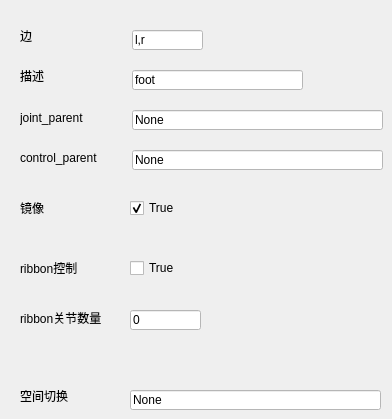
   <widget class="QWidget" name="foot_rig_property_widget">
    <widget class="QCheckBox" name="foot_rig_mirror_checkBox">
     <property name="geometry">
      <rect>
       <x>130</x>
       <y>200</y>
       <width>71</width>
       <height>16</height>
      </rect>
     </property>
     <property name="text">
      <string>True</string>
     </property>
     <property name="checked">
      <bool>true</bool>
     </property>
    </widget>
    <widget class="QLineEdit" name="foot_rig_side_lineEdit">
     <property name="geometry">
      <rect>
       <x>132</x>
       <y>30</y>
       <width>71</width>
       <height>20</height>
      </rect>
     </property>
     <property name="styleSheet">
      <string notr="true">background-color: rgb(255, 255, 255);
color: rgb(0, 0, 0);</string>
     </property>
     <property name="text">
      <string>l,r</string>
     </property>
    </widget>
    <widget class="QLabel" name="foot_rig_control_parent_lebel">
     <property name="geometry">
      <rect>
       <x>20</x>
       <y>150</y>
       <width>91</width>
       <height>16</height>
      </rect>
     </property>
     <property name="text">
      <string>control_parent</string>
     </property>
    </widget>
    <widget class="QLineEdit" name="foot_rig_spceSwitch_lineEdit">
     <property name="geometry">
      <rect>
       <x>130</x>
       <y>390</y>
       <width>251</width>
       <height>20</height>
      </rect>
     </property>
     <property name="styleSheet">
      <string notr="true">background-color: rgb(255, 255, 255);
color: rgb(0, 0, 0);</string>
     </property>
     <property name="text">
      <string>None</string>
     </property>
    </widget>
    <widget class="QLabel" name="foot_rig_ribbonCtrl_label">
     <property name="geometry">
      <rect>
       <x>20</x>
       <y>260</y>
       <width>71</width>
       <height>16</height>
      </rect>
     </property>
     <property name="styleSheet">
      <string notr="true"/>
     </property>
     <property name="text">
      <string>ribbon控制</string>
     </property>
    </widget>
    <widget class="QLabel" name="foot_rig_ribbonJntNumbers_label">
     <property name="geometry">
      <rect>
       <x>20</x>
       <y>310</y>
       <width>91</width>
       <height>16</height>
      </rect>
     </property>
     <property name="styleSheet">
      <string notr="true"/>
     </property>
     <property name="text">
      <string>ribbon关节数量</string>
     </property>
    </widget>
    <widget class="QLabel" name="foot_rig_mirror_label">
     <property name="geometry">
      <rect>
       <x>20</x>
       <y>200</y>
       <width>24</width>
       <height>16</height>
      </rect>
     </property>
     <property name="styleSheet">
      <string notr="true"/>
     </property>
     <property name="text">
      <string>镜像</string>
     </property>
    </widget>
    <widget class="QCheckBox" name="foot_rig_ribbonCtrl_checkBox">
     <property name="geometry">
      <rect>
       <x>130</x>
       <y>260</y>
       <width>71</width>
       <height>16</height>
      </rect>
     </property>
     <property name="text">
      <string>True</string>
     </property>
    </widget>
    <widget class="QLineEdit" name="foot_rig_control_parent_lineEdit">
     <property name="geometry">
      <rect>
       <x>132</x>
       <y>150</y>
       <width>251</width>
       <height>20</height>
      </rect>
     </property>
     <property name="styleSheet">
      <string notr="true">background-color: rgb(255, 255, 255);
color: rgb(0, 0, 0);</string>
     </property>
     <property name="text">
      <string>None</string>
     </property>
    </widget>
    <widget class="QLineEdit" name="foot_rig_ribbonJntNumbers_lineEdit">
     <property name="geometry">
      <rect>
       <x>130</x>
       <y>310</y>
       <width>71</width>
       <height>20</height>
      </rect>
     </property>
     <property name="styleSheet">
      <string notr="true">background-color: rgb(255, 255, 255);
color: rgb(0, 0, 0);</string>
     </property>
     <property name="text">
      <string>0</string>
     </property>
    </widget>
    <widget class="QLabel" name="foot_rig_side_label">
     <property name="geometry">
      <rect>
       <x>20</x>
       <y>30</y>
       <width>54</width>
       <height>12</height>
      </rect>
     </property>
     <property name="text">
      <string>边</string>
     </property>
    </widget>
    <widget class="QLineEdit" name="foot_rig_describe_lineEdit">
     <property name="geometry">
      <rect>
       <x>132</x>
       <y>70</y>
       <width>171</width>
       <height>20</height>
      </rect>
     </property>
     <property name="styleSheet">
      <string notr="true">background-color: rgb(255, 255, 255);
color: rgb(0, 0, 0);</string>
     </property>
     <property name="text">
      <string>foot</string>
     </property>
    </widget>
    <widget class="QLabel" name="foot_rig_describe_label">
     <property name="geometry">
      <rect>
       <x>20</x>
       <y>70</y>
       <width>54</width>
       <height>12</height>
      </rect>
     </property>
     <property name="text">
      <string>描述</string>
     </property>
    </widget>
    <widget class="QLabel" name="foot_rig_joint_parent_label">
     <property name="geometry">
      <rect>
       <x>20</x>
       <y>110</y>
       <width>81</width>
       <height>16</height>
      </rect>
     </property>
     <property name="text">
      <string>joint_parent</string>
     </property>
    </widget>
    <widget class="QLineEdit" name="foot_rig_joint_parent_lineEdit">
     <property name="geometry">
      <rect>
       <x>132</x>
       <y>110</y>
       <width>251</width>
       <height>20</height>
      </rect>
     </property>
     <property name="styleSheet">
      <string notr="true">background-color: rgb(255, 255, 255);
color: rgb(0, 0, 0);</string>
     </property>
     <property name="text">
      <string>None</string>
     </property>
    </widget>
    <widget class="QLabel" name="foot_rig_spceSwitch_label">
     <property name="geometry">
      <rect>
       <x>20</x>
       <y>390</y>
       <width>54</width>
       <height>12</height>
      </rect>
     </property>
     <property name="text">
      <string>空间切换</string>
     </property>
    </widget>
   </widget>
